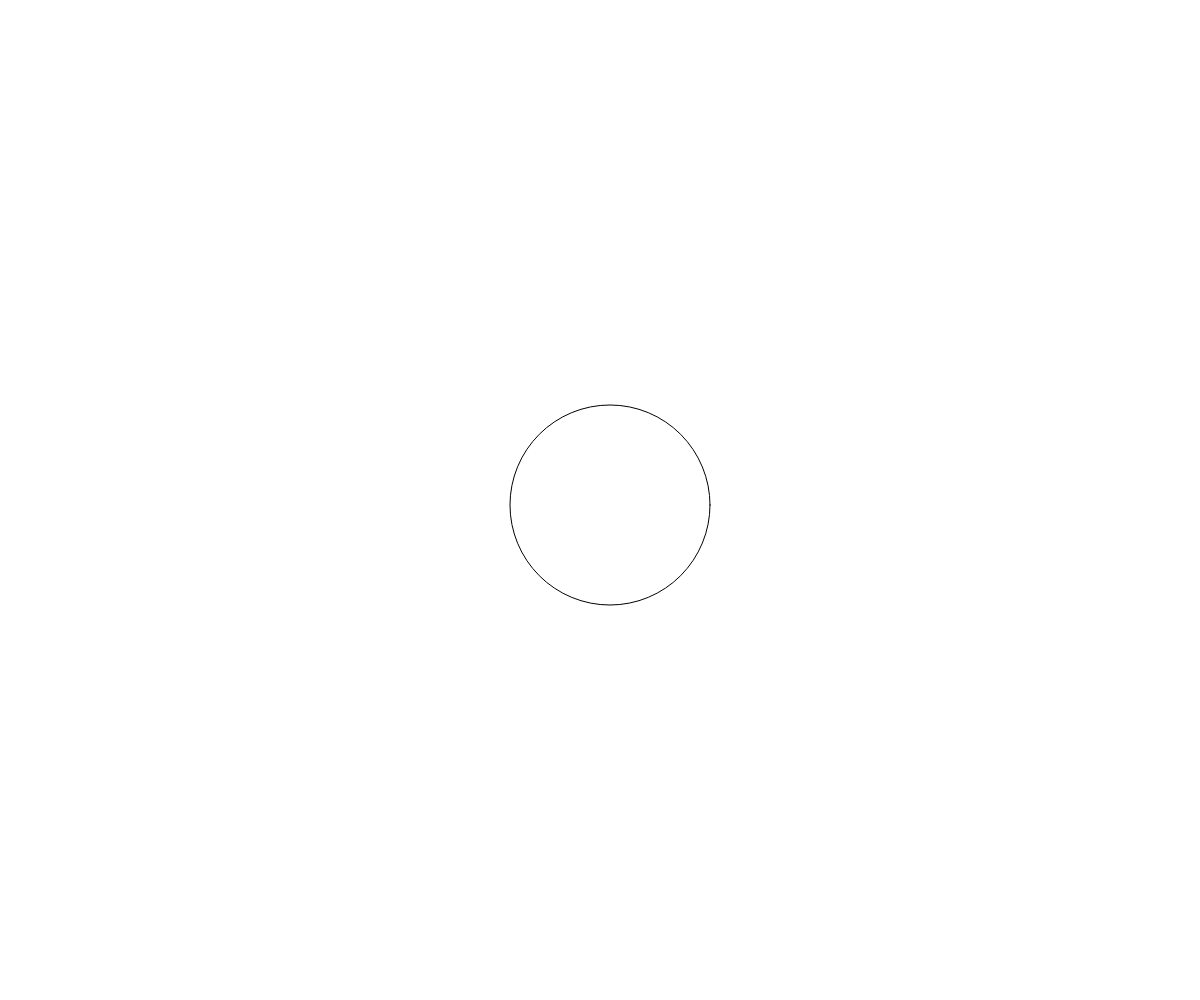
Frame 1 (no input)
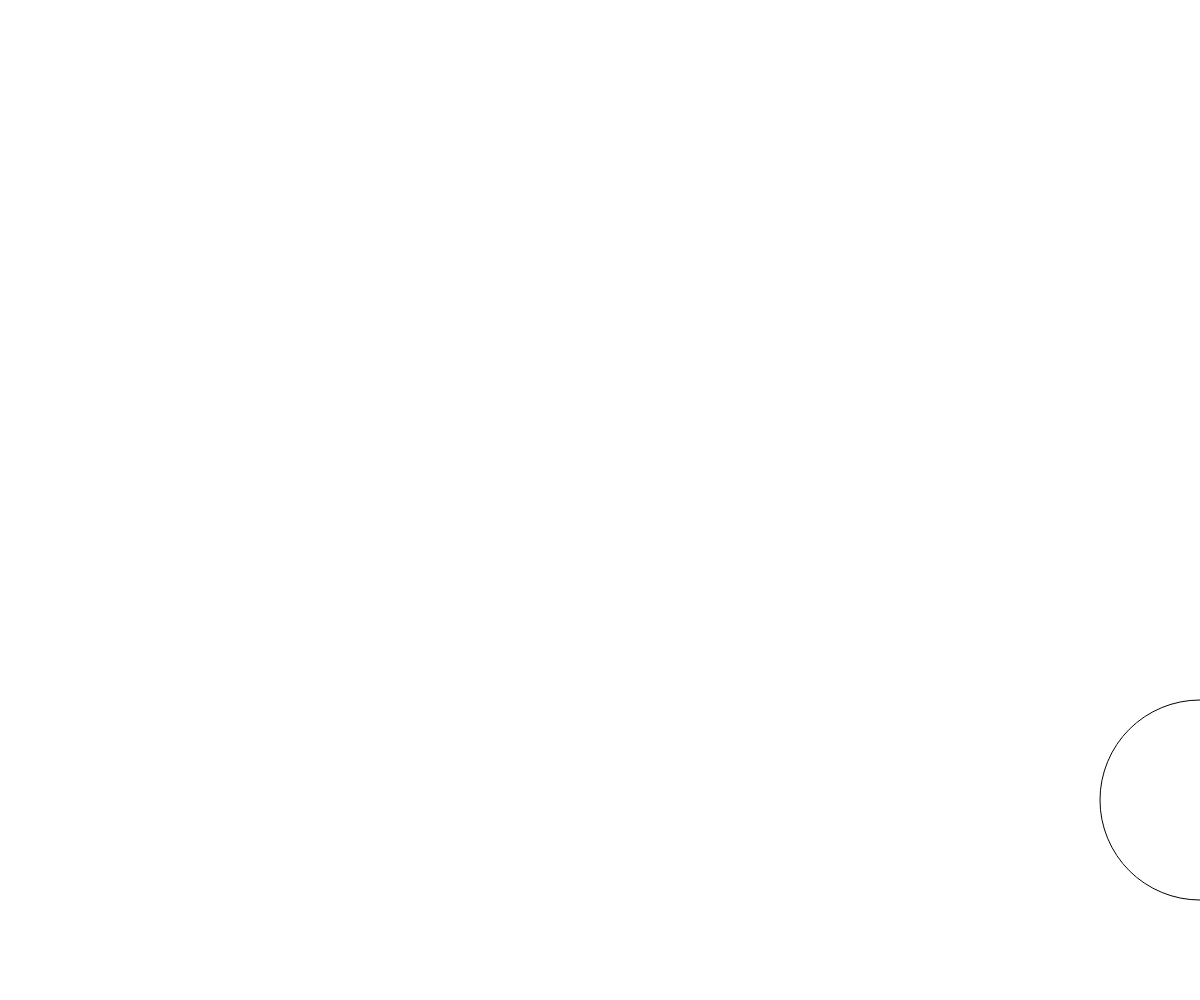
Frame 60 (no input)
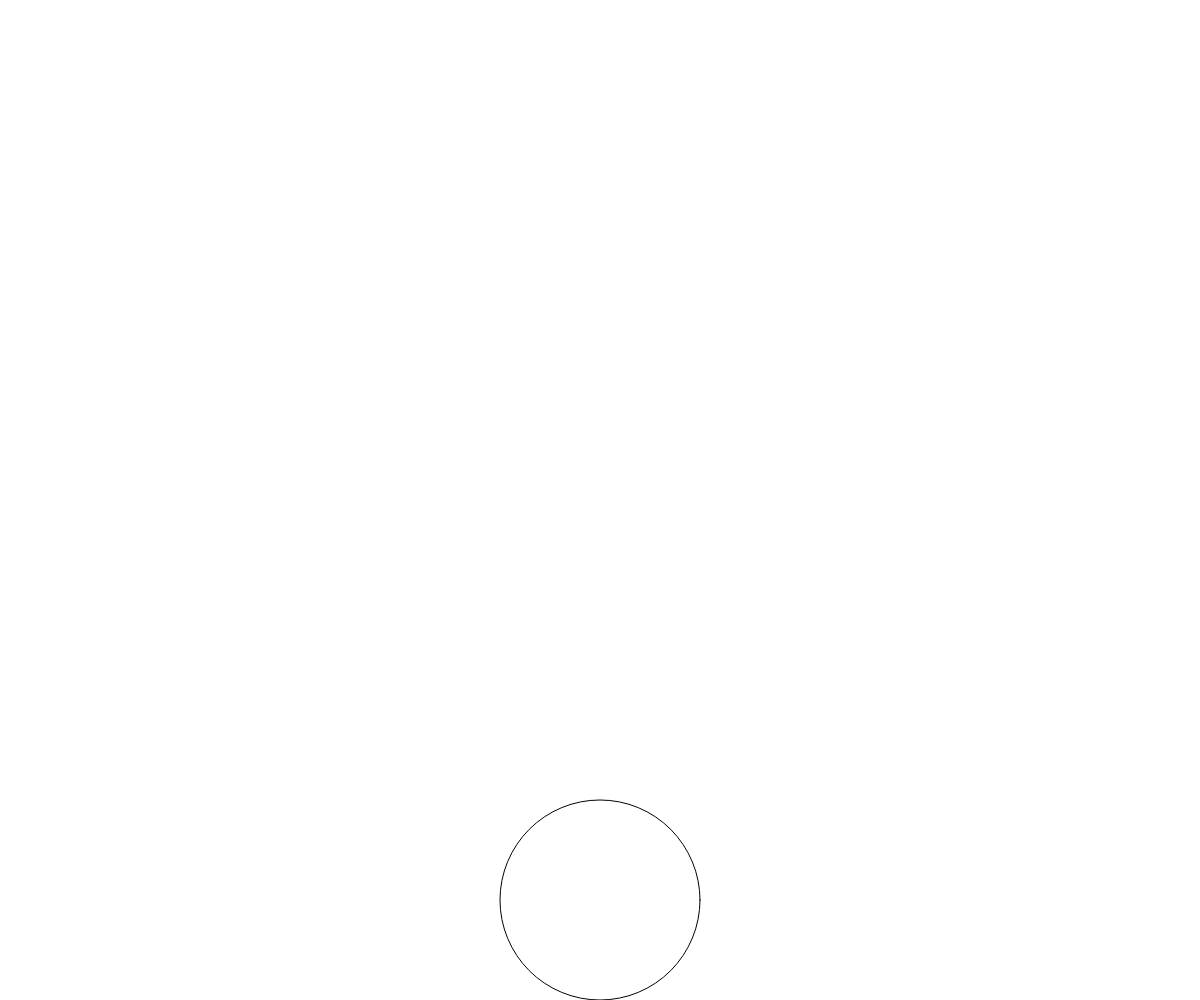
Frame 120 (the mouse pressed at the canvas centre since frame 60)

The p5.js sketch that drew these frames (run headless with seeded random() and noise() and a simulated clock; from frame 60 on, the mouse is pressed at the canvas centre):

// p5.js sketch
// ── sketch.js
let posizioneX
let posizioneY



function setup() {
	createCanvas(windowWidth, windowHeight)


	posizioneX = width/2
	posizioneY = height/2

	velX = 10
	velY = 5

}


function windowResized() {
	resizeCanvas(windowWidth, windowHeight)
}


function draw() {
	background (255)

	posizioneX = posizioneX + velX
	posizioneY = posizioneY + velY

	if (posizioneX >= width)
	{velX = -velX}

	if (posizioneX < 0)
	{velX = -velX}

	if (posizioneY >= height)
	{velY = -velY}

	if (posizioneY < 0)
	{velY = -velY}

	
	circle ( posizioneX, posizioneY, 200)


}
